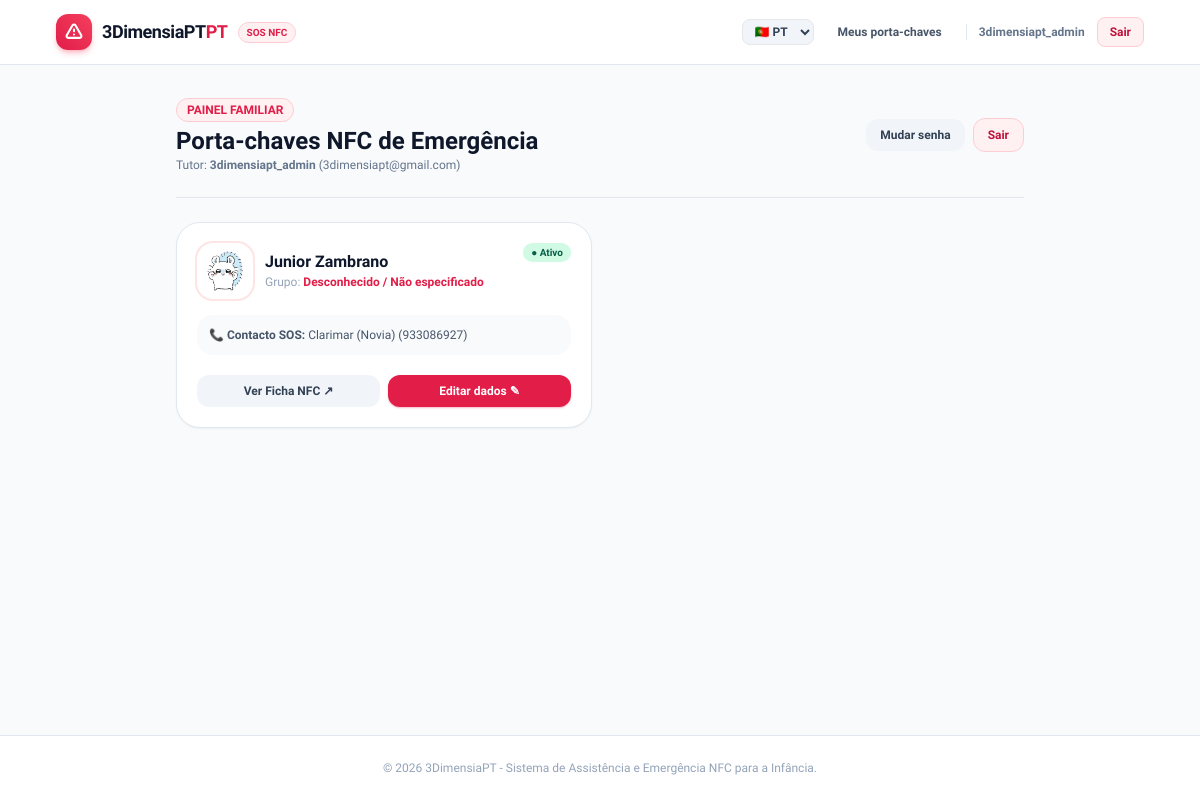
Before: /pt/mis-llaveros/ (signed in) with the older database file.
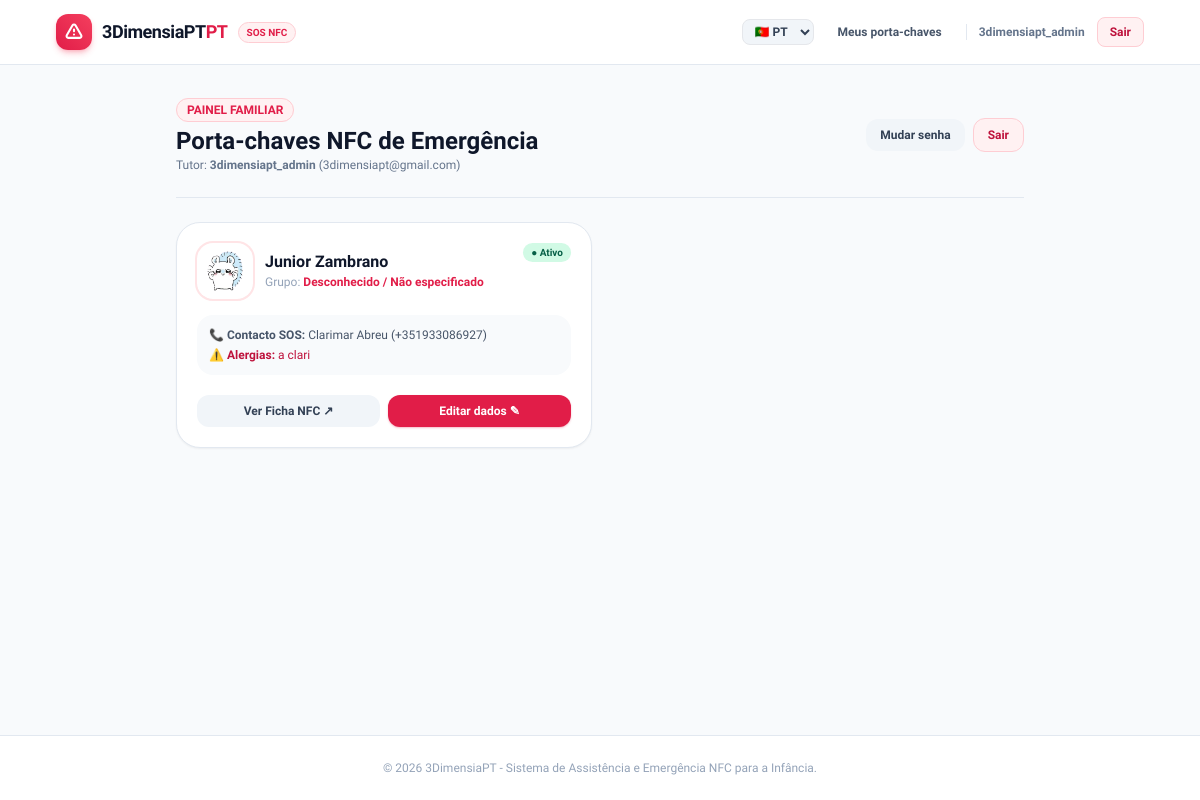
After: the same page with the newer database file.
### emergencias/models.py (models this page shows, shortened)
class LlaveroNFC(models.Model):
    class GrupoSanguineo(models.TextChoices):
        A_POSITIVO = 'A+', _('A Positivo (A+)')
        A_NEGATIVO = 'A-', _('A Negativo (A-)')
        B_POSITIVO = 'B+', _('B Positivo (B+)')
        B_NEGATIVO = 'B-', _('B Negativo (B-)')
        AB_POSITIVO = 'AB+', _('AB Positivo (AB+)')
        AB_NEGATIVO = 'AB-', _('AB Negativo (AB-)')
        O_POSITIVO = 'O+', _('O Positivo (O+)')
        O_NEGATIVO = 'O-', _('O Negativo (O-)')
        DESCONOCIDO = 'DESC', _('Desconhecido / Não especificado')
    id = models.UUIDField(
        primary_key=True,
        default=uuid.uuid4,
        editable=False,
        unique=True,
        help_text="Identificador único e não previsível gravado na memória do chip NFC."
    )
    padre = models.ForeignKey(
        settings.AUTH_USER_MODEL,
        on_delete=models.CASCADE,
        related_name='llaveros_nfc',
        verbose_name=_("Pai/Mãe ou Tutor"),
        help_text=_("Usuário registrado com permissões exclusivas de edição para esta ficha.")
    )
    nombre_menor = models.CharField(
        max_length=60,
        verbose_name=_("Nome do Menino/a"),
        help_text=_("Ex: Tiago")
    )
    apellidos_menor = models.CharField(
        max_length=100,
        verbose_name=_("Apellidos do Menino/a"),
        help_text=_("Ex: Pereira Silva")
    )
    fecha_nacimiento = models.DateField(
        null=True,
        blank=True,
        verbose_name=_("Data de nascimento")
    )
    foto = models.ImageField(
        upload_to='llaveros/avatares/',
        null=True,
        blank=True,
        verbose_name=_("Foto do Menino/a para identificação"),
        help_text=_("Foto clara do rosto para identificação rápida em caso de perda.")
    )
    validador_telefono = RegexValidator(
        regex=r'^\+?1?\d{9,15}$',
        message=_("O número de telefone deve ter um formato internacional válido (por exemplo: +351912345678 ou 912345678).")
    )
    nombre_contacto_1 = models.CharField(
        max_length=80,
        verbose_name=_("Nome do Contato de Emergência"),
        help_text=_("Ex: Mãe (Laura Pereira)")
    )
    parentesco_contacto_1 = models.CharField(
        max_length=40,
        default="Mãe",
        verbose_name=_("Parentesco do Contato 1")
    )
    telefono_contacto_1 = models.CharField(
        validators=[validador_telefono],
        max_length=20,
        verbose_name=_("Telefone de Emergência"),
        help_text=_("Número ao qual o botão de emergência principal ligará.")
    )
    nombre_contacto_2 = models.CharField(
        max_length=80,
        blank=True,
        null=True,
        verbose_name=_("Nome do Contato de Emergência 2"),
        help_text=_("Ex: Pai (Carlos Pereira) ou Avós")
    )
    parentesco_contacto_2 = models.CharField(
        max_length=40,
        blank=True,
        null=True,
        verbose_name=_("Parentesco do Contato 2")
    )
    telefono_contacto_2 = models.CharField(
        validators=[validador_telefono],
        max_length=20,
        blank=True,
        null=True,
        verbose_name=_("Telefone de Emergência 2")
    )
    grupo_sanguineo = models.CharField(
        max_length=5,
        choices=GrupoSanguineo.choices,
        default=GrupoSanguineo.DESCONOCIDO,
        verbose_name=_("Grupo Sanguíneo")
    )
    alergias_graves = models.TextField(
        blank=True,
        verbose_name=_("Alergias Críticas"),
        help_text=_("Alergias a alimentos, medicamentos e picadas (por exemplo: amendoins, penicilina, látex).")
    )
    enfermedades_condiciones = models.TextField(
        blank=True,
        verbose_name=_("Condições Médicas"),
        help_text=_("Ex: Asma, Diabetes Tipo 1, Epilepsia, Autismo / TEA (não verbal).")
    )
    medicacion_urgencia = models.CharField(
        max_length=255,
        blank=True,
        verbose_name=_("Medicação de Urgência / Localização"),
        help_text=_("Ex.: Leva o autoinjetor de adrenalina (Epipen) no bolso lateral da mochila.")
    )
    observaciones_medicas = models.TextField(
        blank=True,
        verbose_name=_("Instruções Adicionais"),
        help_text=_("Qualquer indicação crucial para os socorristas ou quem encontrar a criança.")
    )
    codigo_chip_fisico = models.CharField(
        max_length=50,
        blank=True,
        null=True,
        verbose_name=_("UID do Chip NFC Físico"),
        help_text=_("Identificador de fábrica do chip NTAG213/215/216 (opcional para controle de estoque).")
    )
    esta_activo = models.BooleanField(
        default=True,
        verbose_name=_("Porta-chaves Ativo"),
        help_text=_("Se desativar, a ficha pública mostrará um aviso de porta-chaves desabilitado.")
    )
    contador_escaneos = models.PositiveIntegerField(
        default=0,
        verbose_name=_("Total de Escaneamentos NFC")
    )
    ultimo_escaneo = models.DateTimeField(
        null=True,
        blank=True,
        verbose_name=_("Último Escaneamento Registrado")
    )
    fecha_creacion = models.DateTimeField(auto_now_add=True)
    fecha_actualizacion = models.DateTimeField(auto_now=True)
    class Meta:
        verbose_name = "Porta-chaves NFC"
        verbose_name_plural = "Porta-chaves NFC"
        ordering = ['-fecha_creacion']

### cuentas/views.py (the view)
# urls.py: path('mis-llaveros/', views.mis_llaveros_view, name='mis_llaveros'),
@login_required
def mis_llaveros_view(request):
    llaveros = LlaveroNFC.objects.filter(padre=request.user).order_by('-fecha_creacion')
    context = {
        'llaveros': llaveros,
        'total_escaneos': sum(l.contador_escaneos for l in llaveros),
    }
    return render(request, 'cuentas/mis_llaveros.html', context)

### cuentas/templates/cuentas/mis_llaveros.html (shortened to what the changed rows need)
{% extends "base.html" %}
{% load i18n %}
{% block content %}
<div class="max-w-4xl mx-auto py-8 px-4 sm:px-6">
    <div class="flex flex-col sm:flex-row sm:items-center justify-between gap-4 pb-6 border-b border-slate-200">
        <div>
            <h1 class="text-2xl font-black text-slate-900 mt-1">{% translate "Porta-chaves NFC de Emergência" %}</h1>
        </div>
    </div>
    <div class="mt-6 grid grid-cols-1 md:grid-cols-2 gap-4">
        {% for llavero in llaveros %}
            <div class="bg-white rounded-3xl p-5 border border-slate-200 shadow-sm hover:shadow-md transition space-y-4">
                <div class="flex items-start justify-between">
                    <div class="flex items-center space-x-3">
                        {% if llavero.foto %}
                            <img src="{{ llavero.foto.url }}" alt="{{ llavero.nombre_menor }}" class="w-14 h-14 rounded-2xl object-cover ring-2 ring-rose-100 shadow-sm">
                        {% else %}
                            <div class="w-14 h-14 rounded-2xl bg-gradient-to-br from-rose-500 to-amber-500 text-white font-black text-lg flex items-center justify-center shadow-sm">
                                {{ llavero.nombre_menor|slice:":1" }}
                            </div>
                        {% endif %}
                        <div>
                            <h2 class="text-base font-black text-slate-900 leading-tight">
                                {{ llavero.nombre_menor }} {{ llavero.apellidos_menor }}
                            </h2>
                            <p class="text-xs text-slate-400 mt-0.5">{% translate "Grupo:" %} <span class="font-bold text-rose-600">{{ llavero.get_grupo_sanguineo_display }}</span></p>
                        </div>
                    </div>
                    <span class="inline-flex items-center px-2 py-0.5 rounded-full text-[10px] font-bold {% if llavero.esta_activo %}bg-emerald-100 text-emerald-800{% else %}bg-rose-100 text-rose-800{% endif %}">
                        {% if llavero.esta_activo %}● {% translate "Ativo" %} {% else %}○ {% translate "Inativo" %} {% endif %}
                    </span>
                </div>
                <div class="bg-slate-50 rounded-2xl p-3 text-xs space-y-1 text-slate-600">
                    <p>📞 <strong>{% translate "Contacto SOS" %}:</strong> {{ llavero.nombre_contacto_1 }} ({{ llavero.telefono_contacto_1 }})</p>
                    {% if llavero.alergias_graves %}
                        <p class="text-rose-700">⚠️ <strong>{% translate "Alergias" %}:</strong> {{ llavero.alergias_graves|truncatechars:45 }}</p>
                    {% endif %}
                </div>
                <div class="grid grid-cols-2 gap-2 pt-1">
                    <a href="{% url 'ficha_publica' uuid=llavero.id %}" target="_blank" class="py-2 px-3 text-center bg-slate-100 hover:bg-slate-200 text-slate-700 font-bold text-xs rounded-xl transition">
                        {% translate "Ver Ficha NFC" %} ↗
                    </a>
                    <a href="{% url 'editar_ficha' uuid=llavero.id %}" class="py-2 px-3 text-center bg-rose-600 hover:bg-rose-700 text-white font-bold text-xs rounded-xl shadow-sm shadow-rose-600/30 transition">
                        {% translate "Editar dados" %} ✎
                    </a>
                </div>
            </div>
        {% endfor %}
    </div>
</div>
{% endblock %}

Changed rows visible on the page:
changed LlaveroNFC "Junior": nombre_contacto_1 "Clarimar (Novia)" → "Clarimar Abreu"; telefono_contacto_1 "933086927" → "+351933086927"; translate (not shown) → "Alergias"; alergias_graves (not shown) → "a clari"
